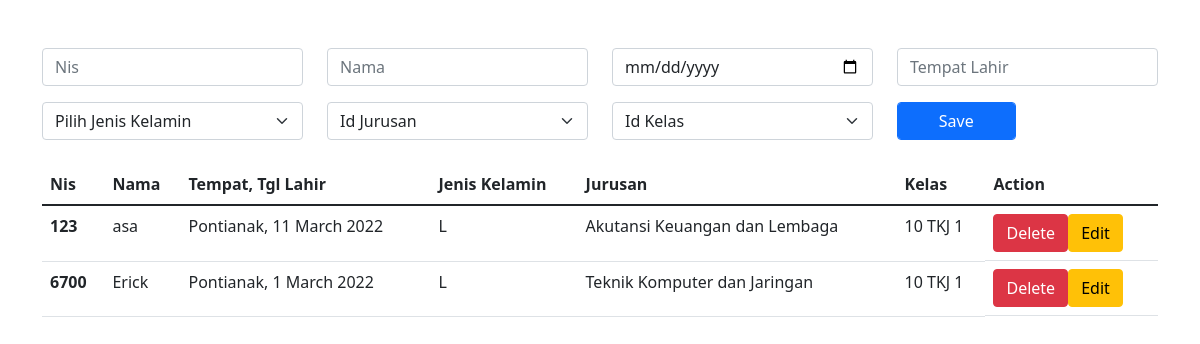
The app's page /siswa.php with its own data.
### tables this page shows
CREATE TABLE `tbsiswa` (
  `nis` varchar(255) NOT NULL,
  `nama` varchar(255) NOT NULL,
  `tgl_lahir` date NOT NULL,
  `tempat_lahir` varchar(255) NOT NULL,
  `jenis_kelamin` varchar(255) NOT NULL,
  `id_jurusan` varchar(255) NOT NULL,
  `id_kelas` varchar(255) NOT NULL
);

CREATE TABLE `tbjurusan` (
  `id` varchar(255) NOT NULL,
  `nama` varchar(255) NOT NULL
);

CREATE TABLE `tbkelas` (
  `id` varchar(255) NOT NULL,
  `nama` varchar(255) NOT NULL,
  `id_guru` varchar(255) NOT NULL
);

### functions.php (called while the page is built, shortened)
<?php
require 'connection.php';
function getData($query) {
  global $conn;
  $query = mysqli_query($conn, $query);
  $data = [];
  while ($result = mysqli_fetch_assoc($query)) {
    $data[] = $result;
  }
  return $data;
}
function findJurusan($id) {
  global $conn;
  $query = mysqli_query($conn, "SELECT * FROM tbjurusan WHERE id = '$id' LIMIT 1");
  $result = mysqli_fetch_assoc($query);
  return $result;
}
function findKelas($id) {
  global $conn;
  $query = mysqli_query($conn, "SELECT * FROM tbkelas WHERE id = '$id' LIMIT 1");
  $result = mysqli_fetch_assoc($query);
  return $result;
}

### siswa.php (the view, shortened to what this page needs)
<?php
require 'functions.php';
$formData = [];
$siswa = getData("SELECT * FROM tbsiswa");
?>
<!DOCTYPE html>
<html lang="en">
<head>
  <link href="https://cdn.jsdelivr.net/npm/bootstrap@5.1.3/dist/css/bootstrap.min.css" rel="stylesheet">
</head>
<body>
  <div class="container mt-5">
    <form action="" method="POST" class="mt-4">
      <div class="row">
        <div class="col-lg-3 mb-3">
          <input class="form-control" type="text" placeholder="Nis" name="nis" value="<?= $formData['nis'] ?? '' ?>">
        </div>
        <div class="col-lg-3 mb-3">
          <input class="form-control" type="text" placeholder="Nama" name="nama" value="<?= $formData['nama'] ?? '' ?>">
        </div>
        <div class="col-lg-3 mb-3">
          <input class="form-control" type="date" placeholder="Tanggal Lahir" name="tgl_lahir" value="<?= $formData['tgl_lahir'] ?? '' ?>">
        </div>
        <div class="col-lg-3 mb-3">
          <input class="form-control" type="text" placeholder="Tempat Lahir" name="tempat_lahir" value="<?= $formData['tempat_lahir'] ?? '' ?>">
        </div>
        <div class="col-lg-3">
          <div class="form-group">
            <select name="jenis_kelamin" class="form-select" value="<?= $formData['jenis_kelamin'] ?? '' ?>">
              <option value="" disabled selected hidden>Pilih Jenis Kelamin</option>
            </select>
          </div>
        </div>
        <div class="col-lg-3">
          <div class="form-group">
            <select name="id_jurusan" class="form-select" value="<?= $formData['id_jurusan'] ?? '' ?>">
              <option value="" disabled selected hidden>Id Jurusan</option>
            </select>
          </div>
        </div>
        <div class="col-lg-3">
          <div class="form-group">
            <select name="id_kelas" class="form-select" value="<?= $formData['id_kelas'] ?? '' ?>">
              <option value="" disabled selected hidden>Id Kelas</option>
            </select>
          </div>
        </div>
        <div class="col-lg-3">
          <div class="row">
            <div class="col-lg-6">
              <?php if (isset($formData['nis'])) : ?>
                  <button type="submit" class="btn btn-primary form-control" name="update">Update</button>
                <?php else : ?>
                  <button type="submit" class="btn btn-primary form-control" name="save">Save</button>
              <?php endif; ?>
            </div>
          </div>
        </div>
      </div>
    </form>
    <table class="table mt-4">
      <thead>
        <tr>
          <th scope="col">Nis</th>
          <th scope="col">Nama</th>
          <th scope="col">Tempat, Tgl Lahir</th>
          <th scope="col">Jenis Kelamin</th>
          <th scope="col">Jurusan</th>
          <th scope="col">Kelas</th>
          <th scope="col">Action</th>
        </tr>
      </thead>
      <tbody>
        <?php foreach ($siswa as $data) : ?>
        <tr>
          <th scope="row"><?= $data['nis'] ?></th>
          <td><?= $data['nama'] ?></td>
          <td><?= $data['tempat_lahir'] . ', ' . date('j F Y', strtotime($data['tgl_lahir'])) ?></td>
          <td><?= $data['jenis_kelamin'] ?></td>
          <td><?= findJurusan($data['id_jurusan'])['nama'] ?></td>
          <td><?= findKelas($data['id_kelas'])['nama'] ?></td>
          <td class="d-flex">
            <form action="" method="POST">
              <button type="submit" class="btn btn-danger" name="delete">Delete</button>
            </form>
            <form action="" method="POST">
              <button type="submit" class="btn btn-warning" name="formdata">Edit</button>
            </form>
          </td>
        </tr>
        <?php endforeach; ?>
      </tbody>
    </table>
  </div>
</body>
</html>

### records on screen
tbsiswa: nis "123", nama "asa", tempat_lahir "Pontianak", tgl_lahir "11 March 2022", jenis_kelamin "L", id_jurusan.nama "Akutansi Keuangan dan Lembaga", id_kelas.nama "10 TKJ 1"
tbsiswa: nis "6700", nama "Erick", tempat_lahir "Pontianak", tgl_lahir "1 March 2022", jenis_kelamin "L", id_jurusan.nama "Teknik Komputer dan Jaringan", id_kelas.nama "10 TKJ 1"
